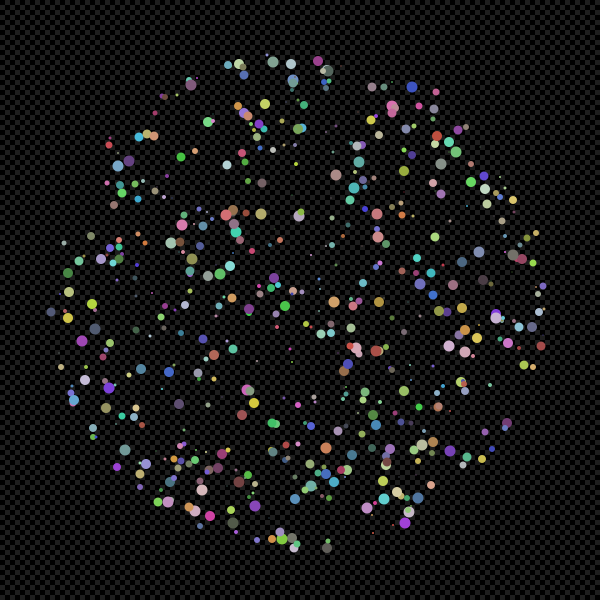
Frame 1 (no input)
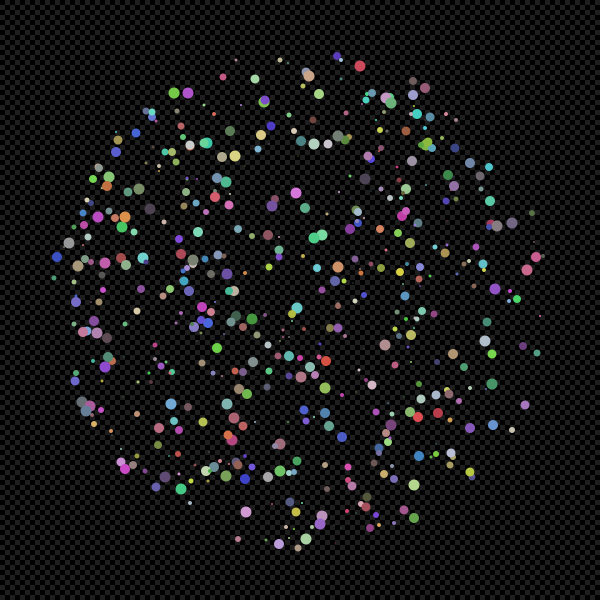
Frame 2 (the mouse pressed at the canvas centre, redrawn once)

The Processing sketch that drew these frames (run headless with seeded random() and noise(); the mouse was pressed at the canvas centre and the sketch redrawn once):

// Processing sketch: processing_40455
// ── processing_40455.pde

float radius = 250;
int maxpoints = 600;
int diameter;
int[] coord;
int[] arr = new int[2];
int draughtboard = 5;

void setup() {
	size(600, 600);
	background(0);
	smooth(); // anti-aliasing
	
	noFill();
	noStroke();

	noLoop();
}

void draw() {

	// Draw a draughtboard
	drawDraughtboard();
	
	
	// Draw ellipses within a big circle
	
	for (int i = 0; i < maxpoints; i++) {
		// fill with a random colour
		fill(randcol());
		
		coord = randomCoord();
		diameter = floor(random(12));
		
		ellipse(coord[0], coord[1], diameter, diameter);
	}
}


// Draws a draughtboard

void drawDraughtboard() {
	for (int i = 0; i < width; i += draughtboard) {
		for (int j = 0; j < height; j += draughtboard)
		{

			if((i+j) % 2 == 0) // if S is even (uses modulo)
				fill(0);
			
			else
				fill(30);
			
			rect(i, j, draughtboard, draughtboard);
		}
	}
}


// Returns random coordinates
// if the points are within a 250 pixels radius
// from the centre of the sketch

int[] randomCoord() {
	arr[0] = floor(random(width));
	arr[1] = floor(random(height));

	// If the random point is within the circle, return the coordinates
	if(dist(arr[0], arr[1], width/2, height/2) < radius) {
		return arr;
	}
	
	// Otherwise re-iterate the function
	else {
		return randomCoord();
	}
}   

// Returns a random colour
//
// Range 60-220 to avoid too bright
// or too dark colours

color randcol() {
	int r = floor(random(60, 220));
	int g = floor(random(60, 220));
	int b = floor(random(60, 220));
	//int a = floor(random(70, 100));
	// removed alpha, not aesthetically pleasant with the draughtboard
	
	return color(r, g, b);
}
